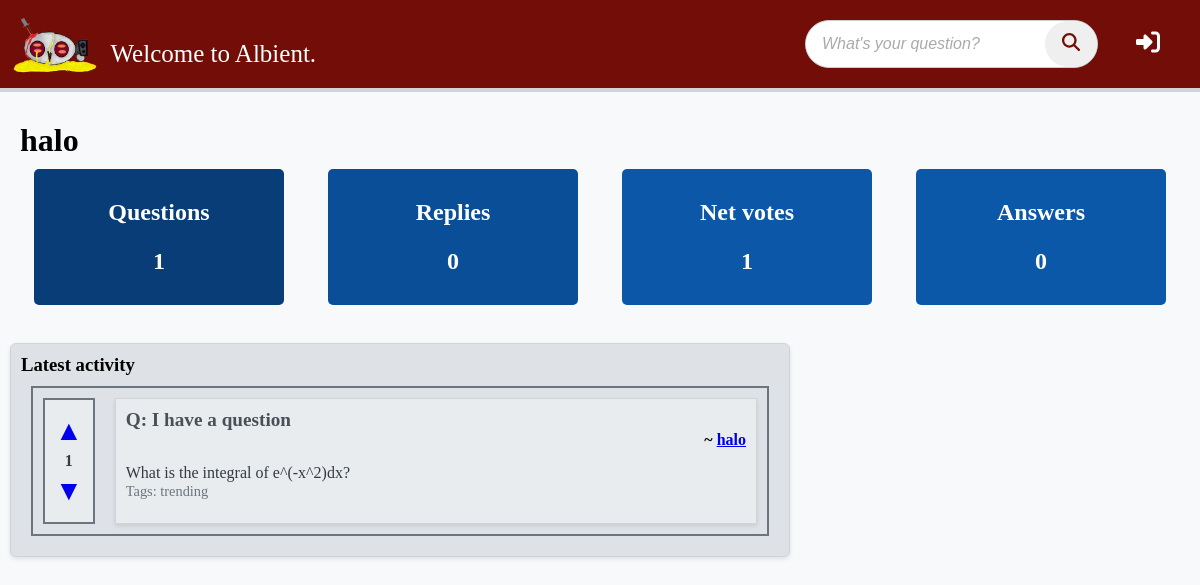
Page /view_user/haha on the earlier database version.
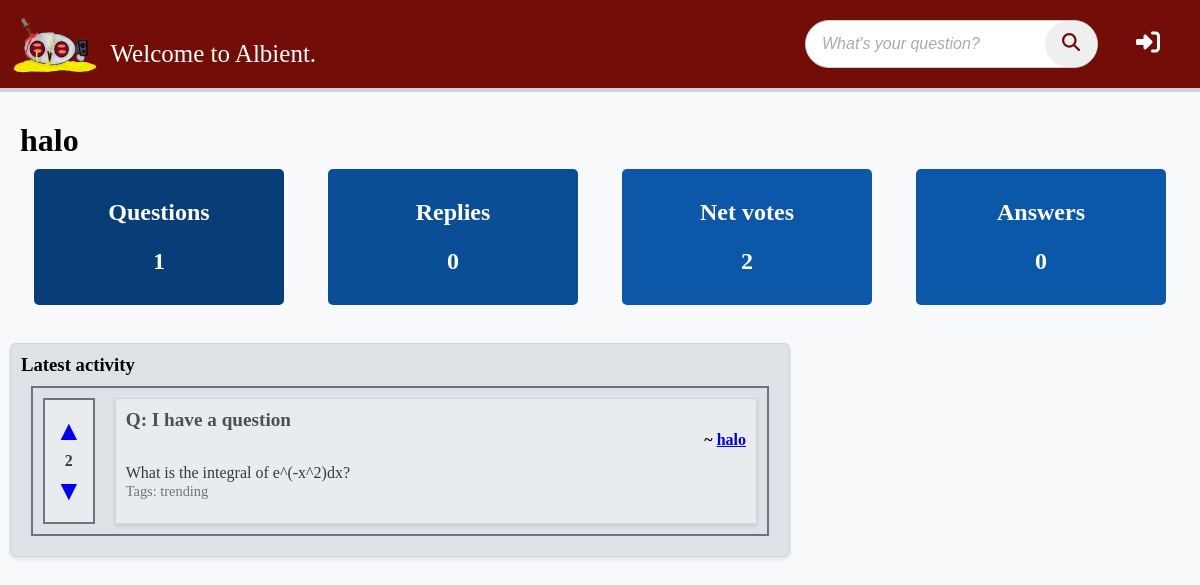
Same page on the later database version.
### albient/models.py (models this page shows)
class Question(db.Model):
    id = sa.Column(sa.Integer, primary_key=True, unique=True)
    title = sa.Column(sa.String(64))
    content = sa.Column(sa.Text)
    user_id = sa.Column(sa.Integer, sa.ForeignKey("user.id"))
    comments = relationship("Comment", backref="question", lazy=True)
    tags = sa.Column(sa.String(32))
    votes = sa.Column(sa.Integer, default=0)
    is_resolved = sa.Column(sa.Boolean, default=False)

class User(db.Model, UserMixin):
    id = sa.Column(sa.Integer, primary_key=True, unique=True)
    role_id = sa.Column(sa.Integer, default=0)  # 0 for normal users, 1 for admin
    email = sa.Column(sa.String(320))
    username = sa.Column(sa.String(64), nullable=False, unique=True)
    display_name = sa.Column(sa.String(32))
    password = sa.Column(sa.String(64), nullable=False)
    rep_points = sa.Column(sa.Integer)
    questions = relationship("Question", backref="op", lazy=True)
    replies = relationship("Comment", backref="op", lazy=True)

### albient/routes.py (the view)
@app.route("/view_user/<username>")
def view_user(username):
    user = User.query.filter_by(username=username).first()
    qa = Question.query.filter_by(op=user).all()
    ca = Comment.query.filter_by(op=user).all()
    questions_asked = len(qa)
    votes = sum([i.votes for i in qa]) + sum([i.votes for i in ca])
    answers = len(Comment.query.filter_by(op=user).all())
    return render_template(
        "view_user.html",
        user=user,
        qa=questions_asked,
        questions=qa,
        votes=votes,
        answers=answers,
        ca=len(ca),
    )

### albient/templates/view_user.html
{% extends 'base.html' %}
{% block content %}
  {% if current_user.username == user.username %}
    <h1 class="username">{{ user.display_name }} <a href="{{ url_for('logout') }}">[Logout]</a></h1>
  {% else %}
    <h1 class="username">{{ user.display_name }}</h1>
  {% endif %}
  <div class="stats">
    <div class="item">
      <h2>Questions</h2>
      <h3>{{ qa }}</h3>
    </div>
    <div class="item">
      <h2>Replies</h2>
      <h3>{{ ca }}</h3>
    </div>
    <div class="item">
      <h2>Net votes</h2>
      <h3>{{ votes }}</h3>
    </div>
    <div class="item">
      <h2>Answers</h2>
      <h3>{{ answers }}</h3>
    </div>
  </div>
  <br />
  <div class="parent">
    <div class="view_questions">
      <h3>Latest activity</h3>
      {% for question in questions %}
        <div class="question">
          <div class="vote-buttons">
            <a class="vote-button upvote-icon" href="{{ url_for('upvote_post', post_id=question.id, del=1) }}">&#9650;</a>
            <span>{{ question.votes }}</span>
            <a class="vote-button downvote-icon" href="{{ url_for('upvote_post', post_id=question.id, del=- 1) }}">&#9660;</a>
          </div>
          <div class="notvotebuttons">
            <a href="{{ url_for('view_question', id=question.id) }}" class="question-title">Q: {{ question.title }}</a>
            <h4>~ <a href="{{ url_for('view_user', username=question.op.username) }}">{{ question.op.display_name }}</a></h4>
            <p>{{ question.content }}</p>
            <small>Tags: {{ question.tags }}</small>
          </div>
        </div>
      {% endfor %}
    </div>
  </div>
{% endblock %}

Differences in the rows shown:
changed Question "I have a question": votes "1" → "2"
Other differences:
{{ votes }}: "1" → "2"
